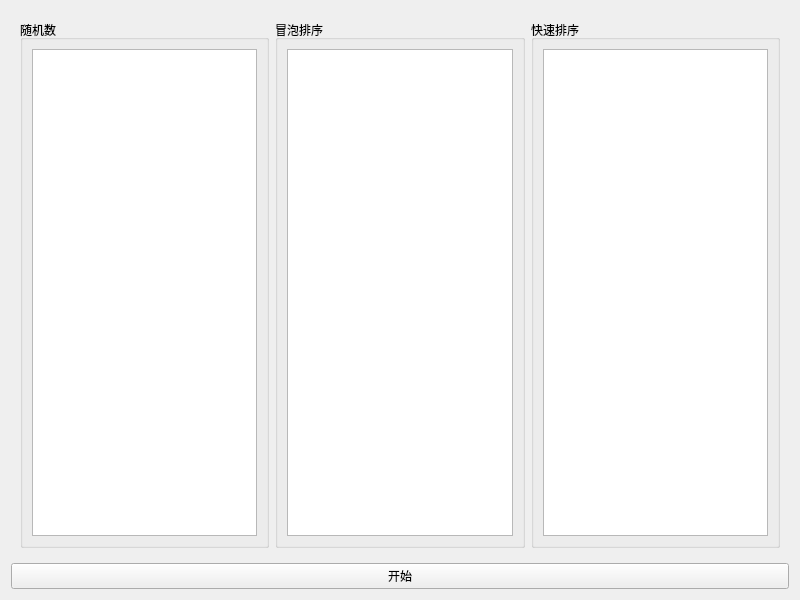
<?xml version="1.0" encoding="UTF-8"?>
<ui version="4.0">
 <class>Widget</class>
 <widget class="QWidget" name="Widget">
  <property name="geometry">
   <rect>
    <x>0</x>
    <y>0</y>
    <width>800</width>
    <height>600</height>
   </rect>
  </property>
  <property name="windowTitle">
   <string>Widget</string>
  </property>
  <layout class="QVBoxLayout" name="verticalLayout">
   <item>
    <widget class="QWidget" name="widget" native="true">
     <layout class="QHBoxLayout" name="horizontalLayout_5">
      <item>
       <widget class="QGroupBox" name="groupBox">
        <property name="title">
         <string>随机数</string>
        </property>
        <layout class="QHBoxLayout" name="horizontalLayout">
         <item>
          <widget class="QListWidget" name="randomList"/>
         </item>
        </layout>
       </widget>
      </item>
      <item>
       <widget class="QGroupBox" name="groupBox_2">
        <property name="title">
         <string>冒泡排序</string>
        </property>
        <layout class="QHBoxLayout" name="horizontalLayout_3">
         <item>
          <widget class="QListWidget" name="bubbleList"/>
         </item>
        </layout>
       </widget>
      </item>
      <item>
       <widget class="QGroupBox" name="groupBox_3">
        <property name="title">
         <string>快速排序</string>
        </property>
        <layout class="QHBoxLayout" name="horizontalLayout_4">
         <item>
          <widget class="QListWidget" name="quickList"/>
         </item>
        </layout>
       </widget>
      </item>
     </layout>
    </widget>
   </item>
   <item>
    <widget class="QPushButton" name="start">
     <property name="text">
      <string>开始</string>
     </property>
    </widget>
   </item>
  </layout>
 </widget>
 <resources/>
 <connections/>
</ui>
